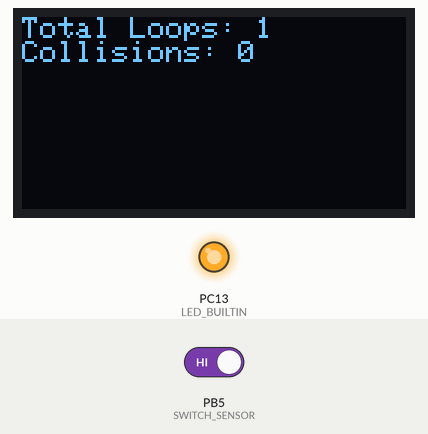
Recording of a program running on a simulated STM32 Blue Pill. Parts: 128×64 one-colour display, output pins drawn as LEDs (lit = HIGH). The test bench sets the inputs (shaded band); at power-on: PB5 (SWITCH_SENSOR) HIGH.

Above: at 0.2 s.
At 5.12 s:
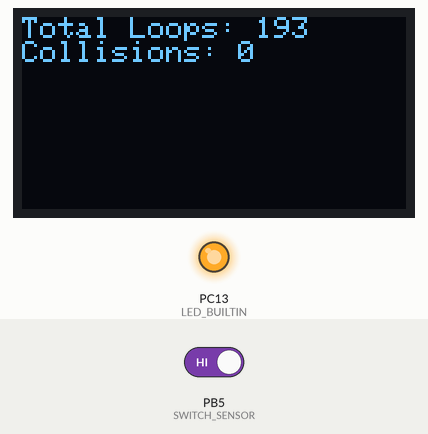
At 10.04 s:
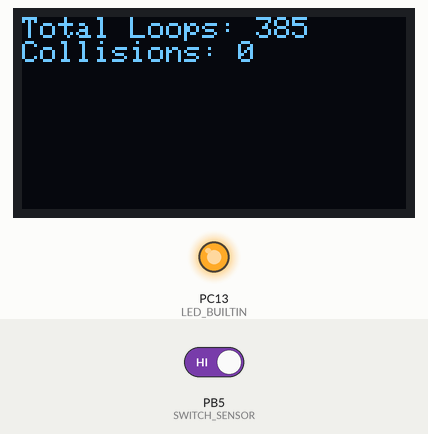
At 19.88 s:
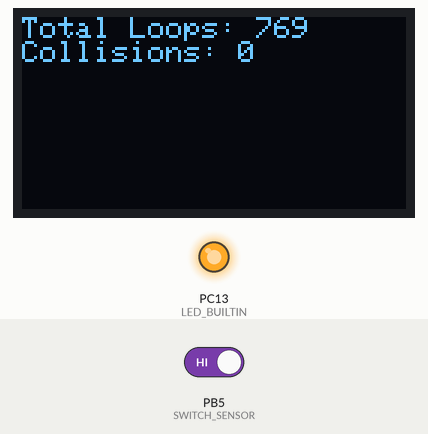
At 29.72 s:
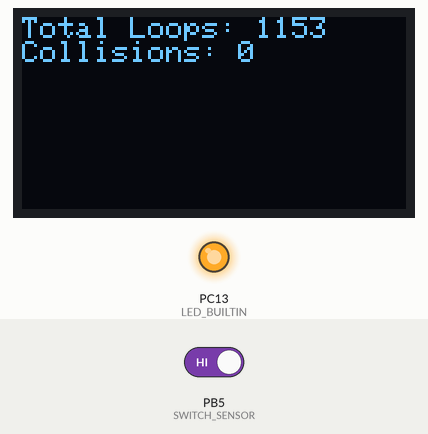
At 39.56 s:
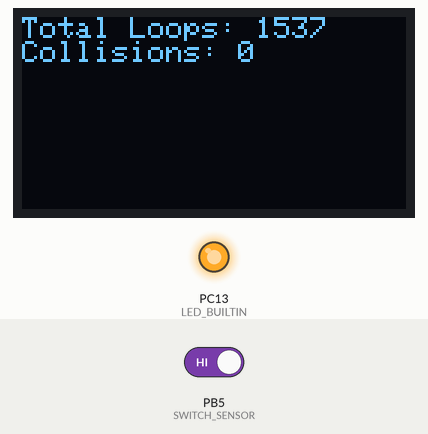

The program:

main.cpp
```cpp
#include <Wire.h>
#include <Adafruit_SSD1306.h>
#include "Arduino.h"

#define SCREEN_WIDTH 128 // OLED display width, in pixels
#define SCREEN_HEIGHT 64 // OLED display height, in pixels
#define OLED_RESET -1    // This display does not have a reset pin accessible
#define SWITCH_SENSOR PB5

Adafruit_SSD1306 display(SCREEN_WIDTH, SCREEN_HEIGHT, &Wire, OLED_RESET);

void handle_interrupt();
void handle_interrupt_schmitt();
volatile int i = 0;
volatile int j = 0;

void setup()
{
  pinMode(SWITCH_SENSOR, INPUT_PULLUP);
  pinMode(LED_BUILTIN, OUTPUT);
  attachInterrupt(digitalPinToInterrupt(SWITCH_SENSOR), handle_interrupt, RISING);

  display.begin(SSD1306_SWITCHCAPVCC, 0x3C);

  // Displays "Hello world!" on the screen
  display.clearDisplay();
  display.setTextSize(1);
  display.setTextColor(SSD1306_WHITE);
  display.setCursor(0, 0);
}

void loop()
{
  j++;
  display.clearDisplay();
  display.setCursor(0, 0);

  digitalWrite(LED_BUILTIN, HIGH);
  display.print("Total Loops: ");
  display.println(j);
  display.print("Collisions: ");
  display.print(i);

  display.display();
};

void handle_interrupt()
{
  digitalWrite(LED_BUILTIN, LOW);
  i++;
}
```
